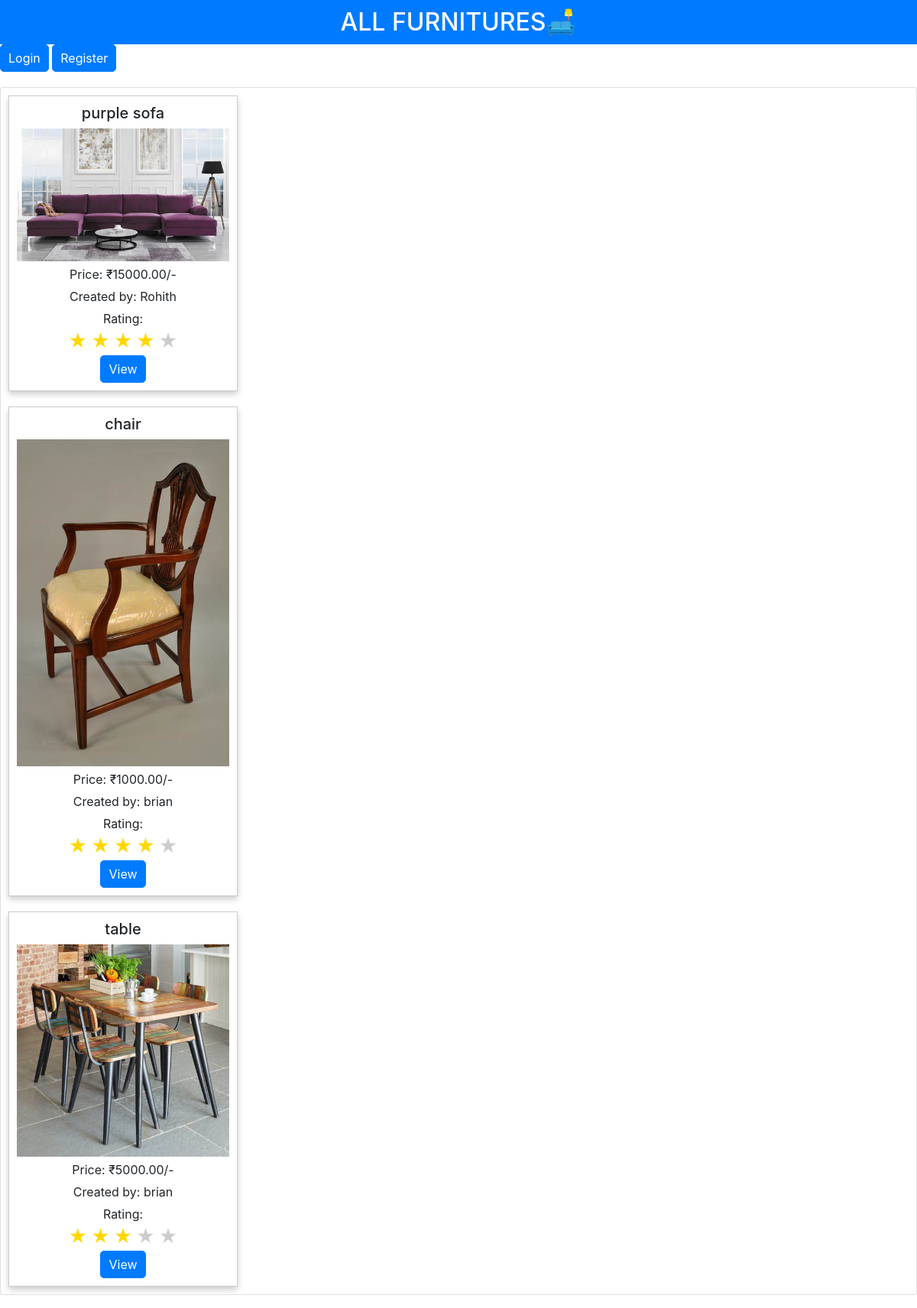
The page / on the database its author committed.
### allfurnitures/models.py (models this page shows, shortened)
class Furniture(models.Model):
    name = models.CharField(max_length=64)
    price = models.DecimalField(max_digits=10, decimal_places=2)
    description = models.TextField()
    image = models.ImageField(upload_to='furnitures', default='allfurnitures/furnitures/default.jpg')
    category = models.CharField(max_length=64)
    user = models.ForeignKey(User, on_delete=models.CASCADE, related_name="furnitures")
    date = models.DateTimeField(auto_now_add=True)
    rating = models.DecimalField(max_digits=2, decimal_places=1, default=0)

class User(AbstractUser):
    wishlist = models.ManyToManyField("Furniture", blank=True, related_name="wishlists")
    image = models.ImageField(upload_to='users', default='allfurnitures/users/default.jpg')
    mobile=models.CharField(max_length=10,blank=True)

### allfurnitures/views.py (the view)
# urls.py: path("",views.index,name='index'),
def index(request):
    return render(request, "allfurnitures/index.html", {
        "furnitures": Furniture.objects.all()
    })

### allfurnitures/templates/allfurnitures/index.html (shortened to what this page needs)
{% extends "allfurnitures/layout.html" %}
{% load static %}
{% block body %}
        <div class="card" id="cards">
            {% for furniture in furnitures %}
            <div class="card_body"   data-name="{{ furniture.name }}"  data-custom-property1="{{ furniture.description }}" data-custom-property2="{{ furniture.category }}" data-custom-property3="{{ furniture.date }}" >
                <h3>{{ furniture.name }}</h3>
                <span>
                    <img src="{{ furniture.image.url }}" alt="{{ furniture.name }}">
                </span>
                <p>Price: ₹{{ furniture.price }}/-</p>
                <p>Created by: {{ furniture.user }}</p>
                <div>Rating: <div class="star-rating" >
                    <div class="stars" id="star_rating" data-rating="{{ furniture.rating }}">
                      <span class="star">&#9733;</span>
                      <span class="star">&#9733;</span>
                      <span class="star">&#9733;</span>
                      <span class="star">&#9733;</span>
                      <span class="star">&#9733;</span>
                    </div>
                  </div></div>
                <a href="{% url 'furnituredetails' furniture.id %}"  class="btn btn-primary" >View</a>
            </div>
            {% endfor %}
        </div>
{% endblock %}

### allfurnitures/static/allfurnitures/styles.css (style rules this page uses)
body, h2, p { margin: 0; padding: 0; }
#cards { display: flex; flex-wrap: wrap; justify-content: space-around; margin-top: 20px; }
.card_body { width: 300px; padding: 10px; border: 1px solid #ccc; margin: 10px; text-align: center; background-color: #fff; box-shadow: 0 4px 8px rgba(0, 0, 0, 0.2); }
.card_body h3 { font-size: 20px; }
.card_body img { max-width: 100%; height: auto; }
.card_body p { margin: 5px 0; }
.btn-primary { background-color: #007BFF; color: #fff; padding: 5px 10px; text-decoration: none; border-radius: 5px; transition: background-color 0.3s; }
.star-rating .stars .star { color: #cccccc; font-size: 24px; }
.star-rating .stars .star.active { color: gold; }

### rows shown on the page
Furniture: name "purple sofa", image (picture), price "15000.00", user "Rohith"
Furniture: name "chair", image (picture), price "1000.00", user "brian"
Furniture: name "table", image (picture), price "5000.00", user "brian"
